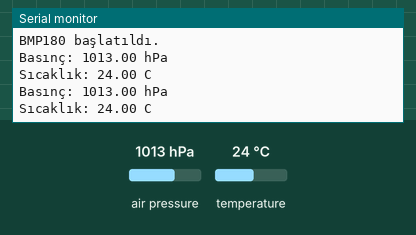
This sketch was run on a simulated Arduino Uno, built with avr-gcc and run on an emulated ATmega328P. On the bench: the last lines printed to the serial monitor. The inputs (shaded band) are chosen by the test bench; at power-on: air pressure 1013 hPa, temperature 24 °C. The ROS host is connected and sends only what is stated.

Above: at 2.8 s.
2.9 s: air pressure set to 952 hPa
At 3.4 s:
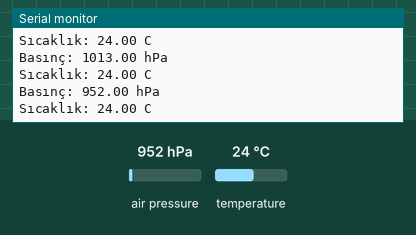
4.4 s: temperature set to 12 °C
At 5.7 s:
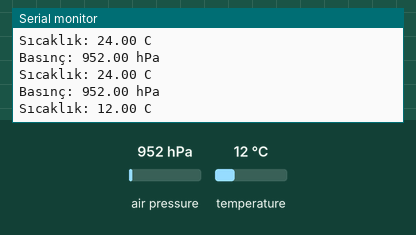
5.9 s: air pressure set to 975 hPa
At 7.0 s:
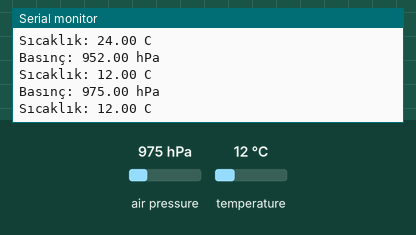
Timing chart, 0 to 8.9 s (numbered marks = the images above; inputs shaded):
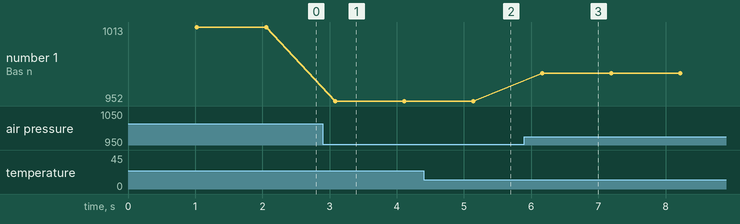

Measured:
- after the input at 2.9 s, the serial monitor: prints a new line after 0.18 s (image 1)
- after the input at 4.4 s, the serial monitor: prints a new line after 0.76 s (image 2)
- after the input at 5.9 s, the serial monitor: prints a new line after 0.27 s (image 3)
- plotted number 1: 1013 → 952 after the input at 2.9 s, 952 → 975 after the input at 5.9 s

The sketch:

bas_n_.ino
```cpp
#include <ros.h>

#include <SFE_BMP180.h>
#include <Wire.h>
#include <std_msgs/UInt8.h>
ros::NodeHandle nh;
std_msgs::UInt8 basinc_msg;

ros::Publisher Sensors("SENSORS",&basinc_msg);


SFE_BMP180 bmp180;  // bmp180 adında bir sensör nesnesi oluştur
void setup() {
  Serial.begin(9600);

  // bmp 180 ile haberleşme sağlandı mı kontrol et
  bool basarili = bmp180.begin();
  if (basarili) {
    Serial.println("BMP180 başlatıldı.");
  }
  nh.initNode();
  nh.advertise(Sensors);
}
void loop() {
  char durum;  // Sensörden okunan durum
  double T, P;  // Sıcaklık ve basınç değişkenleri
  bool basarili = false;  // Sensör çalışıyor mu bilgisi değişkeni
  durum = bmp180.startTemperature();
  if (durum != 0) {
    delay(1000);
    durum = bmp180.getTemperature(T);
    if (durum != 0) {
      durum = bmp180.startPressure(3);
      if (durum != 0) {
        delay(durum);
        durum = bmp180.getPressure(P, T);
        if (durum != 0) {
          Serial.print("Basınç: ");
          Serial.print(P);
          Serial.println(" hPa");
          Serial.print("Sıcaklık: ");
          Serial.print(T);
          Serial.println(" C");


        }
      }
    }
  }
  basinc_msg.data = P;
  Sensors.publish( &basinc_msg );
  nh.spinOnce();
}
```
